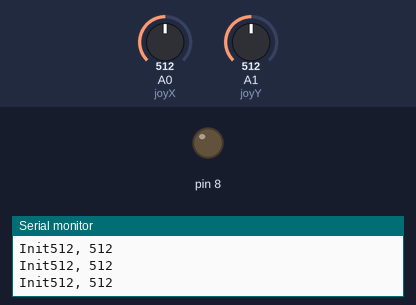
A sketch run on a simulated Arduino Uno, built with avr-gcc and run on an emulated ATmega328P. Shown: output pins drawn as LEDs (lit = HIGH), the last lines printed to the serial monitor. The test bench sets the inputs (shaded band); at power-on: A1 (joyY) = 512, A0 (joyX) = 512.

Above: at 1.2 s.
1.3 s: A1 (joyY) set to 12
2.8 s: A1 (joyY) set to 9
At 3.6 s:
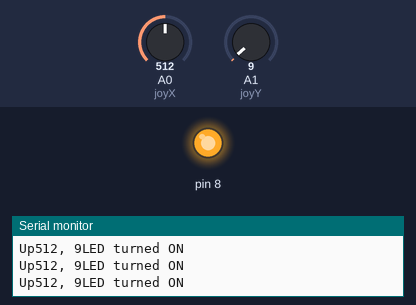
Timing chart, 0 to 5.8 s (numbered marks = the images above; inputs shaded):
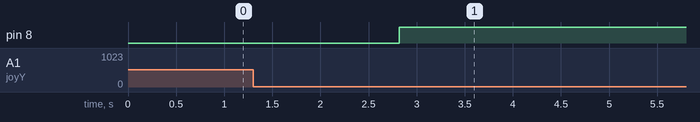

The sketch:

joystick.ino
```cpp
#define joyX A0
#define joyY A1
int x, y;
void setup() {
  Serial.begin(9600);
  pinMode(8, OUTPUT);
}

int _getIntDir(){
  bool yRange = (y >= 450 && y <= 650);
  bool xRange = (x >= 450 && x <= 650);
  if (x <= 10 && yRange){
      return 1;
  }
  else if (x >= 1010 && yRange){
    return 2;
  }
  else if(y <= 10 && xRange){
    return 3;
  }
  else if(y >= 1010 && xRange){
    return 4;
  }
  else{
    return 0;
  }
}

String _getDir(int dir){
  switch (dir){
     case 1:
     return "Left";
      break;

     case 2:
     return "Right";
      break;

     case 3:
     return "Up";
      break;
     case 4:
     return "Down";
      break;
     default:
      return "Init";
  }
}
void print(String str){
  Serial.print(str);
}

void printDirection(){
    print(_getDir(_getIntDir()));
}
void printValues(int x, int y){
    String output = "";
    output += x;
    output += ", ";
    output += y;
    print(output);
}

void ledOn(){
  if (_getIntDir() == 3){
     digitalWrite(8, HIGH);
     print("LED turned ON");
  }
}

void ledOff(){
  if (_getIntDir() == 4){
     digitalWrite(8, LOW);
     print("LED turned OFF");
  }
}


void loop() {
  x = analogRead(joyX);
  y = analogRead(joyY);
  printDirection();
  printValues(x,y);
  ledOn();
  ledOff();
  Serial.print("\r\n");
  delay(100);
}
```

Measured:
- the behaviour switches between 11 and 10 on A1 (joyY) (found by bisection; images 0 and 1)
- after the input at 2.8 s, pin 8: LOW → HIGH at once
